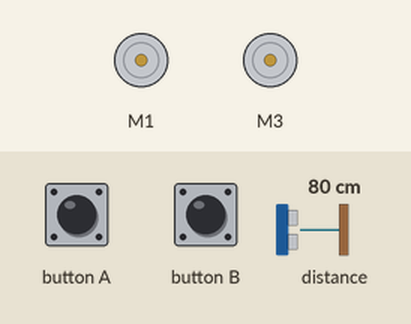
The program below on a simulated BBC micro:bit (MakeCode). On the bench: 2 × DC motor (green arrow = forward, orange = backward, longer = faster). The inputs (shaded band) are chosen by the test bench; at power-on: distance to the obstacle 80 cm.

Above: at 1.2 s.
1.3 s: button A pressed for 0.15 s
At 2.4 s:
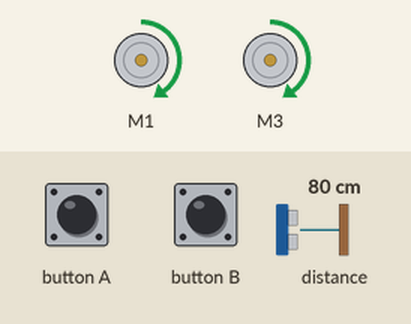
2.9 s: distance to the obstacle set to 11 cm
4.4 s: distance to the obstacle set to 8 cm
At 5.2 s:
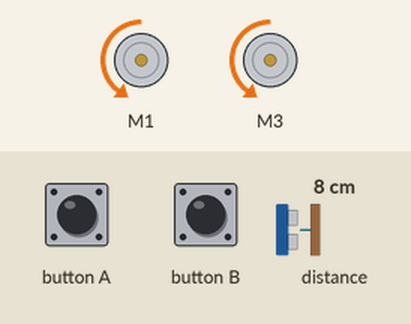
7.4 s: distance to the obstacle set to 18 cm
At 7.4 s:
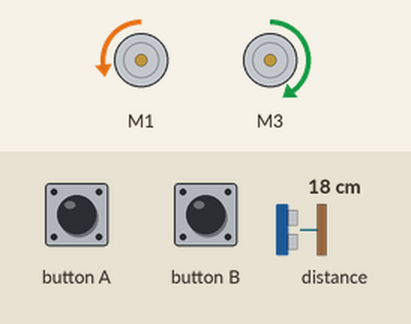
Timing chart, 0 to 10.4 s (numbered marks = the images above; inputs shaded):
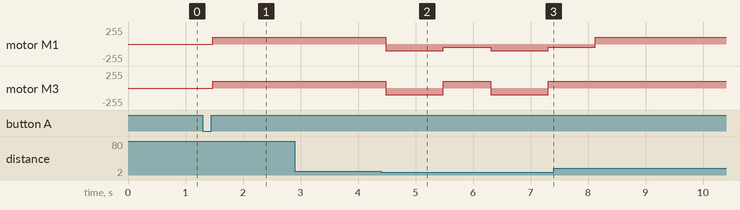

Measured:
- the behaviour switches between 10 and 9 cm on distance to the obstacle (found by bisection; images 1 and 2)
- after the input at 1.3 s, motor M1, motor M3: stopped → forward 100/255 after 0.18 s
- after the input at 2.9 s, every drawn part: stays the same
- after the input at 4.4 s, motor M1: alternates backward 100/255 for 1.0 s and backward 50/255 for 0.82 s, starting after 0.08 s; motor M3: alternates forward 100/255 for 0.82 s and backward 100/255 for 1.0 s, starting after 0.08 s
- after the input at 7.4 s, motor M3: stays forward 100/255 (without the input it goes to backward 100/255 after 0.73 s)

The program:

main.ts
```typescript
/**
 * 轉彎角度控制
 *
 * 800
 *
 * 1200
 *
 * 1500
 */
input.onButtonPressed(Button.A, function () {
    Switch = 1
})
input.onButtonPressed(Button.B, function () {
    Switch = 0
})
let sonar2 = 0
let Switch = 0
Switch = 0
/**
 * 1. 超音波
 *
 * 2. 行走、轉彎
 *
 * 3. A鍵走、B鍵停
 *
 * 4. 隨機轉彎
 */
basic.forever(function () {
    if (Switch == 1) {
        if (sonar2 < 10) {
            robotbit.MotorRunDual(
            robotbit.Motors.M1A,
            -100,
            robotbit.Motors.M2A,
            -100
            )
            basic.pause(1000)
            robotbit.MotorRunDual(
            robotbit.Motors.M1A,
            -50,
            robotbit.Motors.M2A,
            100
            )
            basic.pause(800)
        } else {
            robotbit.MotorRunDual(
            robotbit.Motors.M1A,
            100,
            robotbit.Motors.M2A,
            100
            )
        }
    }
})
basic.forever(function () {
    sonar2 = sonar.ping(
    DigitalPin.P8,
    DigitalPin.P15,
    PingUnit.Centimeters
    )
    basic.pause(200)
})
```

test.ts
```typescript
// 在這裡測試；當此封包作為擴充功能時，將不會編譯此內容。
```
